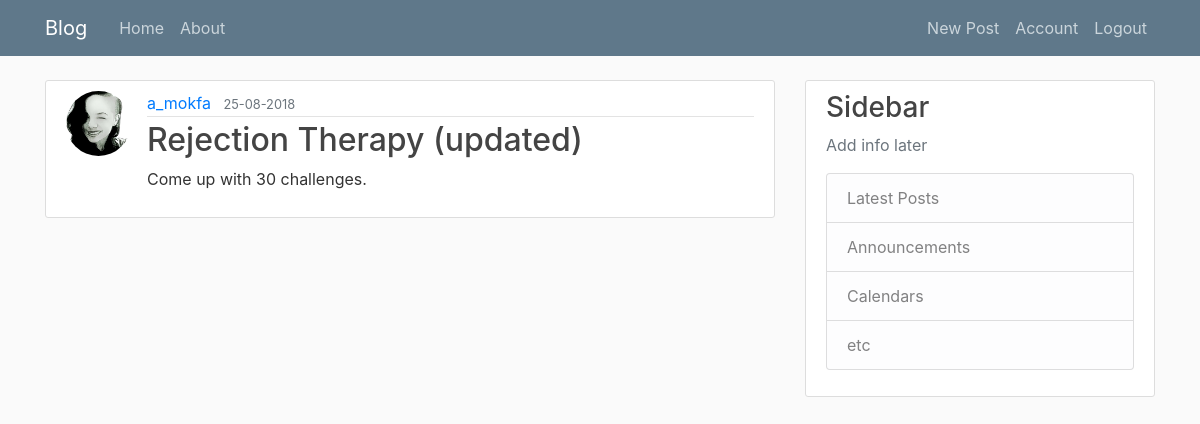
Screenshot of /home (signed in) with the database file from the repository.
### flask_blog/models.py (models this page shows, shortened)
class Post(db.Model):
    id = db.Column(db.Integer, primary_key=True)
    title = db.Column(db.String(100), nullable=False)
    date_posted = db.Column(db.DateTime, nullable=False, default=datetime.utcnow)
    content= db.Column(db.Text, nullable=False)
    user_id = db.Column(db.Integer, db.ForeignKey('user.id'), nullable=False)

class User(db.Model, UserMixin):
    id = db.Column(db.Integer, primary_key=True)
    username = db.Column(db.String(20), unique=True, nullable=False)
    email = db.Column(db.String(120), unique=True, nullable=False)
    image_file = db.Column(db.String(20), nullable=False, default='default.jpg')
    password = db.Column(db.String(60), nullable=False)
    posts = db.relationship('Post', backref='author', lazy=True)

### flask_blog/routes.py (the view)
@app.route("/")
@app.route("/home")
def home():
    posts = Post.query.all()
    return render_template('home.html', posts=posts)

### flask_blog/models.py (called while the page is built)
@login_manager.user_loader
def load_user(user_id):
    return User.query.get(int(user_id))

### flask_blog/templates/home.html
{% extends "layout.html" %}
{% block content %}
    {% for post in posts %}
    <article class="media content-section">
      <img class="rounded-circle article-img" src="{{ url_for('static', filename='profile_pics/' + post.author.image_file) }}">
      <div class="media-body">
        <div class="article-metadata">
          <a class="mr-2" href="#">{{ post.author.username }}</a>
          <small class="text-muted">{{ post.date_posted.strftime('%d-%m-%Y') }}</small>
        </div>
        <h2><a class="article-title" href="{{ url_for('post', post_id=post.id) }}">{{ post.title }}</a></h2>
        <p class="article-content">{{ post.content }}</p>
      </div>
    </article>
    {% endfor %}
{% endblock content %}

### flask_blog/static/main.css (style rules this page uses)
body { background: #fafafa; color: #333333; margin-top: 5rem; }
h1, h2, h3, h4, h5, h6 { color: #444444; }
.content-section { background: #ffffff; padding: 10px 20px; border: 1px solid #dddddd; border-radius: 3px; margin-bottom: 20px; }
.article-title { color: #444444; }
.article-content { white-space: pre-line; }
.article-img { height: 65px; width: 65px; margin-right: 16px; }
.article-metadata { padding-bottom: 1px; margin-bottom: 4px; border-bottom: 1px solid #e3e3e3 }

### rows the page displays
Post: image_file (picture), author.username "a_mokfa", date_posted "25-08-2018", title "Rejection Therapy (updated)", content "Come up with 30 challenges."
